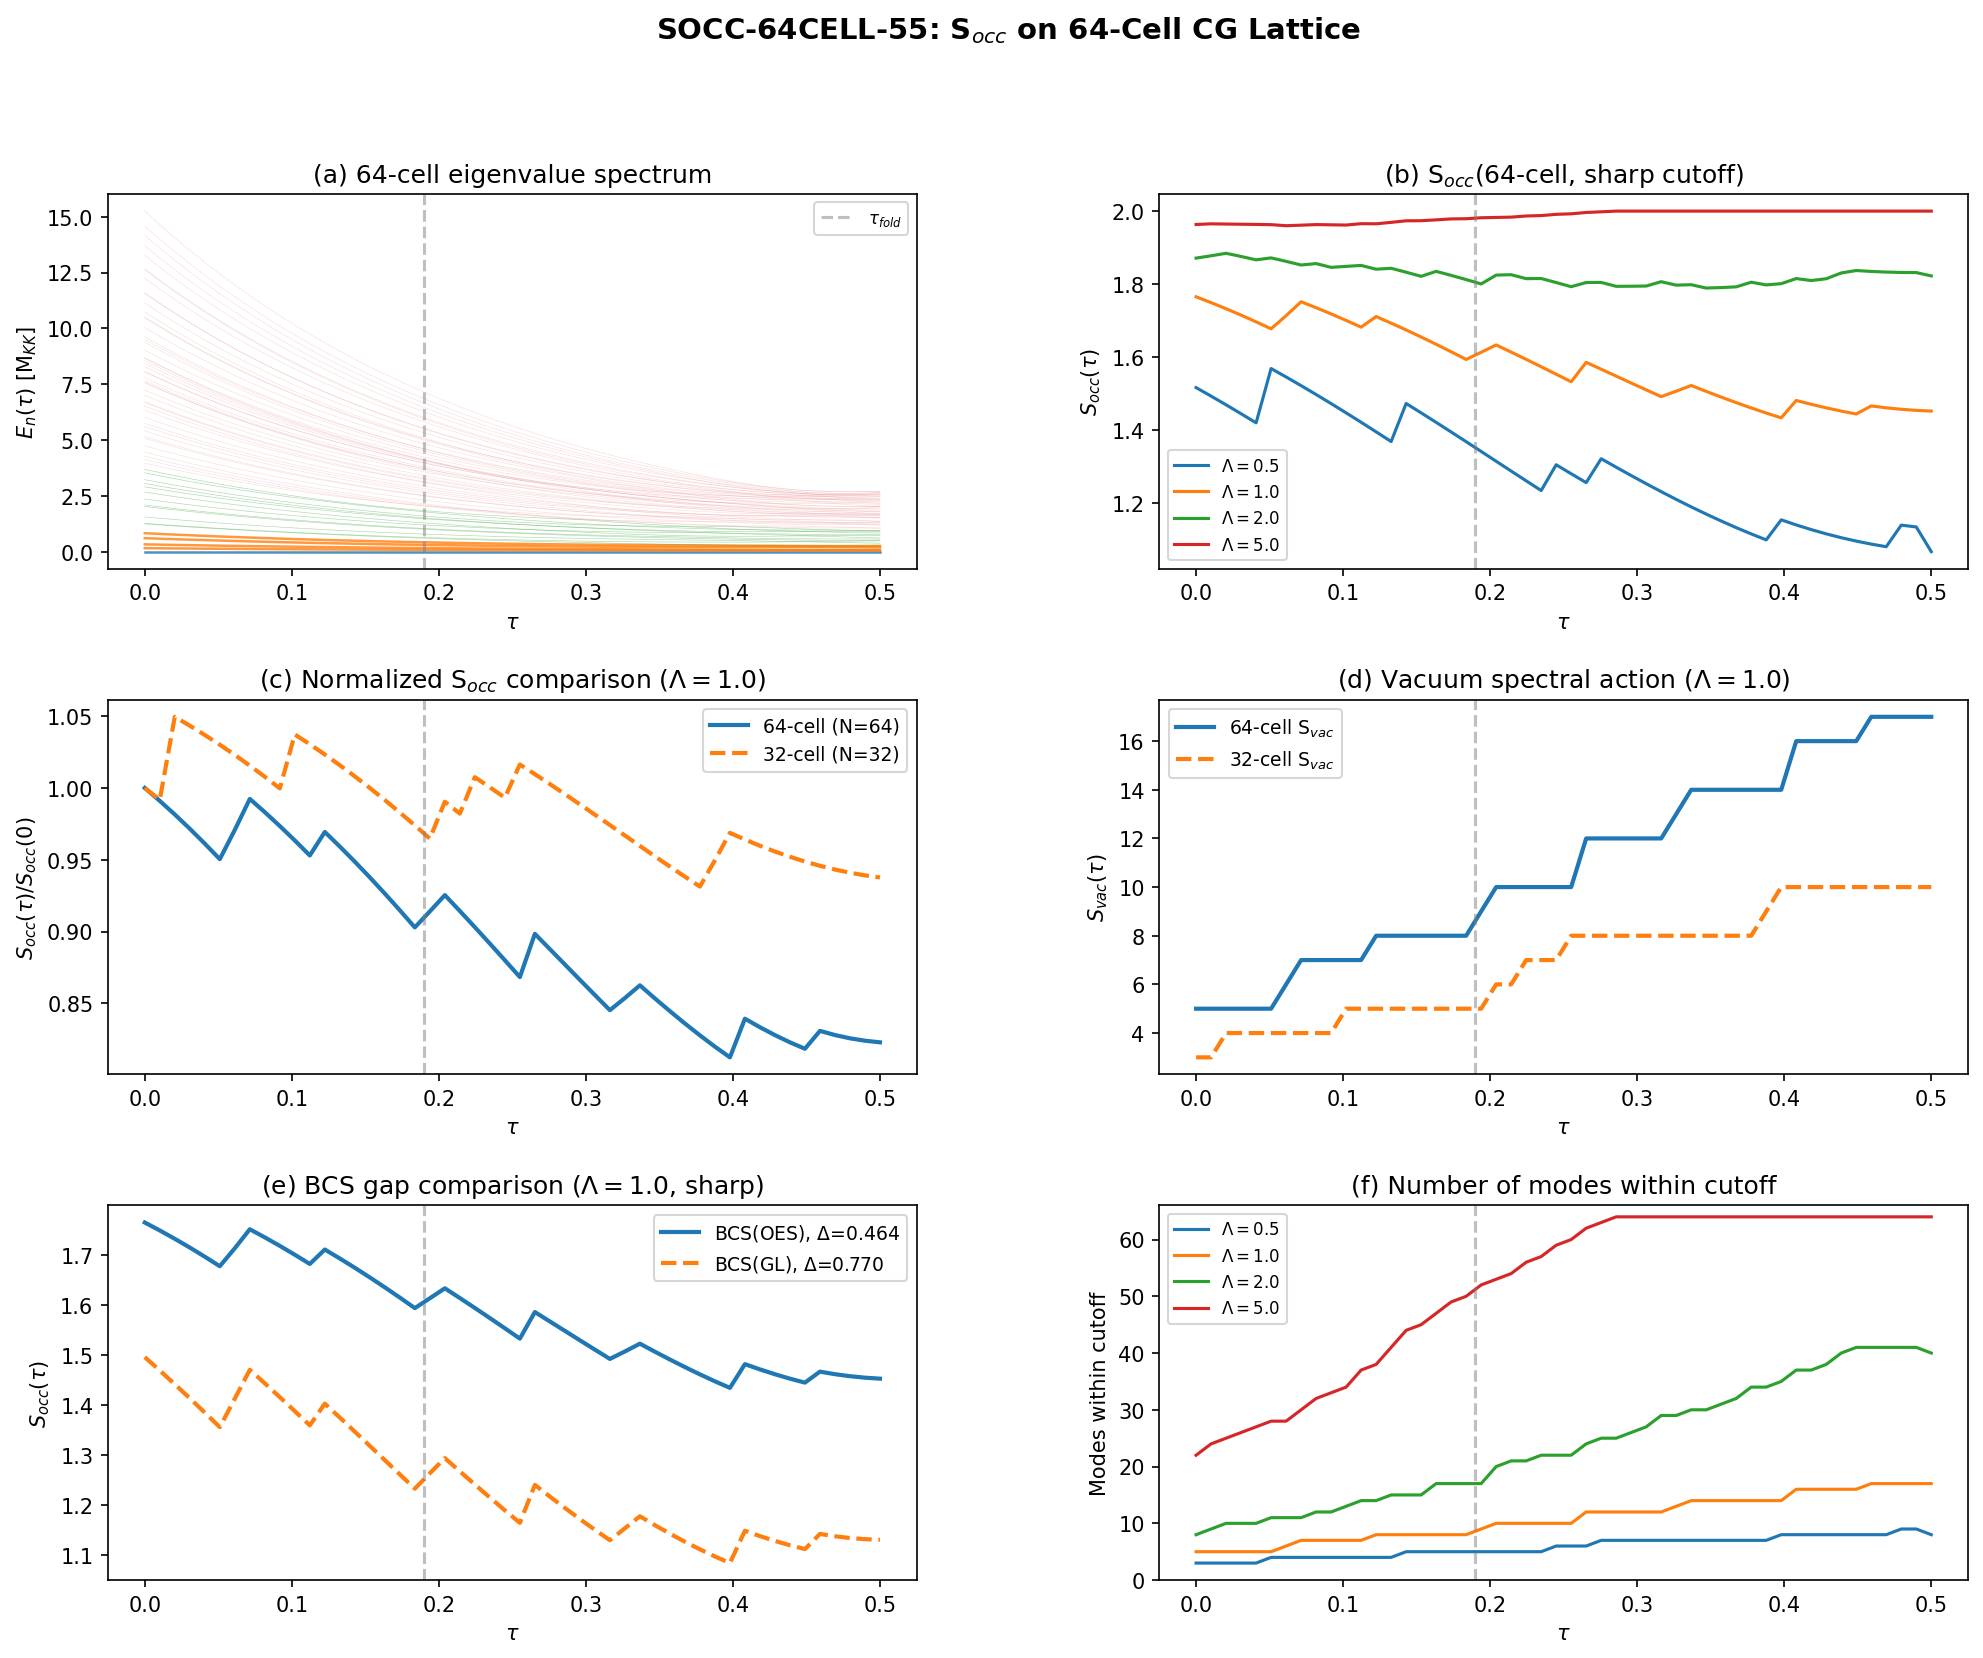

Generate this figure with Python:
#!/usr/bin/env python3
"""
S55 SOCC-64CELL-55: S_occ on 64-Cell CG Lattice
=================================================

Physics:
  Extends the S54 32-cell tight-binding Hamiltonian to 64 cells to test
  lattice-size scaling of the occupation-weighted spectral action S_occ(tau).

  On the 32-cell lattice (SA-LATT-OCC-54), S_occ had a minimum at tau~0.194
  with a 5.35% barrier (sharp cutoff Lambda=1.0). However, W0-1 (zeta monotone),
  W0-4 (ZPF unstable), and W0-5 (minimum tracks Lambda) all identified this
  as a cutoff artifact. This computation tests whether doubling the lattice
  size changes the conclusion.

  The 64 cells are the first 64 SU(3) irreducible representations (p,q)
  ordered by Casimir eigenvalue C_2(p,q) = (p^2 + q^2 + pq + 3p + 3q)/3.

  Adjacency follows from Clebsch-Gordan decomposition (same as S54):
    - (p,q) bonded to (p',q') if (p',q') in (p,q) x (1,0) or (p,q) x (0,1)
    - Bonds classified: C^2 coset, su(2) stabilizer, u(1) hypercharge

  S_occ(tau) = sum_k n_k(tau) * Theta(1 - E_k^2/Lambda^2)
  with BCS occupation numbers n_k = v_k^2 and sharp cutoff Lambda=1.0.

Gate: SOCC-64CELL-55
  PASS: minimum persists with barrier >= 3%
  FAIL: barrier < 1% or vanishes

Author: Quantum-Acoustics-Theorist (Session 55, Wave 2-2)
"""

import sys
import os
sys.path.insert(0, os.path.dirname(os.path.abspath(__file__)))

import numpy as np
from numpy import pi, sqrt, exp
from scipy.linalg import eigh
from scipy.optimize import brentq
from scipy.sparse.csgraph import connected_components, shortest_path
import matplotlib
matplotlib.use('Agg')
import matplotlib.pyplot as plt
from matplotlib.gridspec import GridSpec

from canonical_constants import (
    J_C2, J_su2, J_u1, tau_fold,
    Delta_0_OES, Delta_0_GL,
)

SCRIPT_DIR = os.path.dirname(os.path.abspath(__file__))
OUT_NPZ = os.path.join(SCRIPT_DIR, "s55_socc_64cell.npz")
OUT_PNG = os.path.join(SCRIPT_DIR, "s55_socc_64cell.png")
OUT_TXT = os.path.join(SCRIPT_DIR, "s55_socc_64cell_output.txt")

# ============================================================
# Output tee (console + file)
# ============================================================
class Tee:
    def __init__(self, filename):
        self.file = open(filename, 'w')
        self.stdout = sys.stdout
    def write(self, data):
        self.file.write(data)
        self.stdout.write(data)
    def flush(self):
        self.file.flush()
        self.stdout.flush()

sys.stdout = Tee(OUT_TXT)

print("=" * 72)
print("S55 SOCC-64CELL-55: S_occ on 64-Cell CG Lattice")
print("=" * 72)

# ============================================================
# Section 1: Construct the 64-cell representation graph
# ============================================================
print("\n--- Section 1: 64-cell representation graph ---")

def casimir_su3(p, q):
    """SU(3) quadratic Casimir: C_2(p,q) = (p^2+q^2+pq+3p+3q)/3."""
    return (p**2 + q**2 + p*q + 3*p + 3*q) / 3.0

def dim_su3(p, q):
    """Dimension of SU(3) irrep (p,q)."""
    return (p + 1) * (q + 1) * (p + q + 2) // 2

# Enumerate all representations up to a generous cutoff, sort by Casimir
all_reps = []
for p in range(30):
    for q in range(30):
        all_reps.append((casimir_su3(p, q), p, q))
all_reps.sort()

# Take first 64 by Casimir ordering
N_CELLS = 64  # (local)

cell_labels = np.array([(p, q) for (_, p, q) in all_reps[:N_CELLS]])
cell_casimirs = np.array([casimir_su3(p, q) for (p, q) in cell_labels])
cell_dims = np.array([dim_su3(p, q) for (p, q) in cell_labels])
rep_set = set(map(tuple, cell_labels))
rep_to_idx = {tuple(cell_labels[i]): i for i in range(N_CELLS)}

print(f"  Number of cells: {N_CELLS}")
print(f"  Casimir range: [{cell_casimirs[0]:.3f}, {cell_casimirs[-1]:.3f}]")
print(f"  Dimension range: [{cell_dims.min()}, {cell_dims.max()}]")
print(f"  Total Hilbert space dimension (sum of dims): {cell_dims.sum()}")

# Print all representations
print(f"\n  Representations (Casimir order):")
for i, (p, q) in enumerate(cell_labels):
    print(f"    {i:2d}: ({p},{q})  C2={casimir_su3(p,q):.3f}  dim={dim_su3(p,q)}")

# ============================================================
# Section 2: Build adjacency matrices by bond type
# ============================================================
print("\n--- Section 2: Adjacency from Clebsch-Gordan rules ---")

# Bond types and their Dynkin label steps (same as S54):
COSET_STEPS = [(1, 0), (-1, 0), (0, 1), (0, -1)]     # C^2 coset
SU2_STEPS   = [(-1, 1), (1, -1)]                       # su(2) stabilizer
U1_STEPS    = [(1, 1), (-1, -1)]                        # u(1) hypercharge

adj_C2  = np.zeros((N_CELLS, N_CELLS), dtype=int)
adj_su2 = np.zeros((N_CELLS, N_CELLS), dtype=int)
adj_u1  = np.zeros((N_CELLS, N_CELLS), dtype=int)

for i, (p1, q1) in enumerate(cell_labels):
    for (dp, dq) in COSET_STEPS:
        p2, q2 = int(p1) + dp, int(q1) + dq
        if p2 >= 0 and q2 >= 0 and (p2, q2) in rep_set:
            adj_C2[i, rep_to_idx[(p2, q2)]] = 1
    for (dp, dq) in SU2_STEPS:
        p2, q2 = int(p1) + dp, int(q1) + dq
        if p2 >= 0 and q2 >= 0 and (p2, q2) in rep_set:
            adj_su2[i, rep_to_idx[(p2, q2)]] = 1
    for (dp, dq) in U1_STEPS:
        p2, q2 = int(p1) + dp, int(q1) + dq
        if p2 >= 0 and q2 >= 0 and (p2, q2) in rep_set:
            adj_u1[i, rep_to_idx[(p2, q2)]] = 1

# Full adjacency
adj_full = adj_C2 | adj_su2 | adj_u1

# Bond counts
n_bonds_C2 = np.sum(adj_C2) // 2
n_bonds_su2 = np.sum(adj_su2) // 2
n_bonds_u1 = np.sum(adj_u1) // 2
n_bonds_total = np.sum(adj_full) // 2

bonds_per_cell = np.sum(adj_full, axis=1)
bonds_C2_per = np.sum(adj_C2, axis=1)
bonds_su2_per = np.sum(adj_su2, axis=1)
bonds_u1_per = np.sum(adj_u1, axis=1)

print(f"  Bond counts (undirected):")
print(f"    C^2 coset:       {n_bonds_C2}")
print(f"    su(2) stabilizer: {n_bonds_su2}")
print(f"    u(1) hypercharge: {n_bonds_u1}")
print(f"    Total:           {n_bonds_total}")
print(f"  Bonds per cell: min={bonds_per_cell.min()}, max={bonds_per_cell.max()}, "
      f"mean={bonds_per_cell.mean():.2f}")

# Verify symmetry, no self-loops, no overlap
assert np.allclose(adj_C2, adj_C2.T), "C2 adjacency not symmetric"
assert np.allclose(adj_su2, adj_su2.T), "su2 adjacency not symmetric"
assert np.allclose(adj_u1, adj_u1.T), "u1 adjacency not symmetric"
assert np.trace(adj_full) == 0, "Self-loops detected"
assert not np.any(adj_C2 & adj_su2), "C2/su2 overlap"
assert not np.any(adj_C2 & adj_u1), "C2/u1 overlap"
assert not np.any(adj_su2 & adj_u1), "su2/u1 overlap"
print(f"  Symmetry: PASS | Self-loops: NONE | Overlap: NONE")

# Connectivity check
n_comp, comp_labels = connected_components(adj_full)
print(f"  Connected components: {n_comp}")
assert n_comp == 1, f"Graph is disconnected ({n_comp} components)!"

# Graph diameter
dists = shortest_path(adj_full, method='D', unweighted=True)
diameter = int(np.max(dists[dists < np.inf]))
print(f"  Graph diameter: {diameter}")

# ============================================================
# Section 3: Compare to 32-cell graph
# ============================================================
print("\n--- Section 3: Comparison to 32-cell graph ---")

# Load 32-cell data for comparison
data_32 = np.load(os.path.join(SCRIPT_DIR, 's54_tb_hamiltonian.npz'), allow_pickle=True)
N_cells_32 = int(data_32['N_cells'])
n_bonds_32 = int(data_32['n_bonds_total'])
diameter_32 = int(data_32['diameter'])
cell_labels_32 = data_32['cell_labels']

print(f"  32-cell: {N_cells_32} cells, {n_bonds_32} bonds, diameter {diameter_32}")
print(f"  64-cell: {N_CELLS} cells, {n_bonds_total} bonds, diameter {diameter}")
print(f"  Scaling: cells 2.0x, bonds {n_bonds_total/n_bonds_32:.2f}x, "
      f"diameter {diameter/diameter_32:.2f}x")

# Verify first 32 cells match
match_32 = True
for i in range(min(N_cells_32, N_CELLS)):
    if i < N_cells_32:
        p32, q32 = cell_labels_32[i]
        p64, q64 = cell_labels[i]
        if p32 != p64 or q32 != q64:
            match_32 = False
            print(f"  MISMATCH at cell {i}: 32-cell ({p32},{q32}) vs 64-cell ({p64},{q64})")
            break

if match_32:
    print(f"  First 32 cells: MATCH (32-cell subset preserved)")

# ============================================================
# Section 4: Jensen metric tau-dependent Josephson couplings
# ============================================================
print("\n--- Section 4: tau-dependent Josephson couplings ---")

# Identical to S54 -- Jensen metric scaling:
#   J_C2(tau)  = J_C2(fold)  * exp(4*(tau_fold - tau))
#   J_su2(tau) = J_su2(fold) * exp(-6*(tau_fold - tau))
#   J_u1(tau)  = J_u1(fold)  * exp(2*(tau_fold - tau))

def J_C2_of_tau(tau):
    return J_C2 * exp(4.0 * (tau_fold - tau))

def J_su2_of_tau(tau):
    return J_su2 * exp(-6.0 * (tau_fold - tau))

def J_u1_of_tau(tau):
    return J_u1 * exp(2.0 * (tau_fold - tau))

print(f"  At fold (tau={tau_fold}): J_C2={J_C2:.3f}, J_su2={J_su2:.3f}, J_u1={J_u1:.3f}")

# ============================================================
# Section 5: Build H_TB(tau) and diagonalize
# ============================================================
print("\n--- Section 5: Hamiltonian construction and diagonalization ---")

tau_values = np.linspace(0.00, 0.50, 50)
N_tau = len(tau_values)
print(f"  Tau grid: {N_tau} values in [{tau_values[0]:.2f}, {tau_values[-1]:.2f}]")

# Storage
eigenvalues = np.zeros((N_tau, N_CELLS))
eigenvectors = np.zeros((N_tau, N_CELLS, N_CELLS))
bandwidths = np.zeros(N_tau)
J_C2_arr = np.zeros(N_tau)
J_su2_arr = np.zeros(N_tau)
J_u1_arr = np.zeros(N_tau)

def build_H_TB(tau):
    """Build 64x64 tight-binding Hamiltonian at given tau.
    H_TB is the weighted graph Laplacian:
      H_TB(i,j) = -J(i,j) for bonded i,j
      H_TB(i,i) = sum_j J(i,j)
    """
    jc2 = J_C2_of_tau(tau)
    jsu2 = J_su2_of_tau(tau)
    ju1 = J_u1_of_tau(tau)

    # Off-diagonal: weighted adjacency
    H = -(jc2 * adj_C2 + jsu2 * adj_su2 + ju1 * adj_u1).astype(float)

    # Diagonal: sum of outgoing bond strengths
    for i in range(N_CELLS):
        H[i, i] = (jc2 * bonds_C2_per[i]
                    + jsu2 * bonds_su2_per[i]
                    + ju1 * bonds_u1_per[i])

    return H, jc2, jsu2, ju1

# Diagonalize at each tau
for t_idx, tau in enumerate(tau_values):
    H, jc2, jsu2, ju1 = build_H_TB(tau)

    J_C2_arr[t_idx] = jc2
    J_su2_arr[t_idx] = jsu2
    J_u1_arr[t_idx] = ju1

    # Hermitian eigenvalue decomposition
    evals, evecs = eigh(H)
    eigenvalues[t_idx] = evals
    eigenvectors[t_idx] = evecs
    bandwidths[t_idx] = evals[-1] - evals[0]

print(f"  Diagonalization complete: {N_tau} tau values")

# Cross-checks
t_fold_idx = np.argmin(np.abs(tau_values - tau_fold))
zero_evals = eigenvalues[:, 0]
print(f"  Lowest eigenvalue (should be ~0):")
print(f"    min={zero_evals.min():.2e}, max={zero_evals.max():.2e}")
evals_fold = eigenvalues[t_fold_idx]
print(f"  Bandwidth at fold: {bandwidths[t_fold_idx]:.4f} M_KK")
print(f"  Fiedler eigenvalue at fold: {evals_fold[1]:.6f} M_KK")
print(f"  Eigenvalue range at fold: [{evals_fold[0]:.6f}, {evals_fold[-1]:.6f}]")

# Degeneracy pattern at fold
degeneracy_tol = 1e-8
unique_evals_fold = []
degeneracies_fold = []
i = 0
while i < N_CELLS:
    e = evals_fold[i]
    deg = 1  # (local)
    while i + deg < N_CELLS and abs(evals_fold[i + deg] - e) < degeneracy_tol:
        deg += 1
    unique_evals_fold.append(e)
    degeneracies_fold.append(deg)
    i += deg
n_distinct_fold = len(unique_evals_fold)
print(f"  Distinct eigenvalues at fold: {n_distinct_fold}")

# Z_2 conjugation check
conj_perm = np.zeros((N_CELLS, N_CELLS), dtype=int)
for i, (p, q) in enumerate(cell_labels):
    if (int(q), int(p)) in rep_to_idx:
        j = rep_to_idx[(int(q), int(p))]
        conj_perm[i, j] = 1
    else:
        conj_perm[i, i] = 1

H_fold, _, _, _ = build_H_TB(tau_fold)
comm_err = np.max(np.abs(conj_perm @ H_fold - H_fold @ conj_perm))
print(f"  [C, H] at fold: {comm_err:.2e}")

n_selfconj = sum(1 for (p, q) in cell_labels if p == q)
n_pairs = (N_CELLS - n_selfconj) // 2
print(f"  Self-conjugate reps: {n_selfconj}, conjugate pairs: {n_pairs}")

# ============================================================
# Section 6: BCS occupation numbers
# ============================================================
print("\n--- Section 6: BCS occupation numbers ---")

def bcs_occupation(energies, delta, n_target=2.0):
    """BCS occupation n_k = v_k^2 with mu set by particle number constraint."""
    N = len(energies)
    e_min, e_max = energies.min(), energies.max()

    def occupation_sum(mu):
        eps = energies - mu
        Ek = np.sqrt(eps**2 + delta**2)
        vk2 = 0.5 * (1.0 - eps / Ek)
        return np.sum(vk2) - n_target

    mu_lo = e_min - 10.0 * abs(delta) - 10.0 * (e_max - e_min)
    mu_hi = e_max + 10.0 * abs(delta) + 10.0 * (e_max - e_min)

    try:
        mu = brentq(occupation_sum, mu_lo, mu_hi, xtol=1e-14, maxiter=200)
    except ValueError:
        mu_lo = e_min - 100.0
        mu_hi = e_max + 100.0
        mu = brentq(occupation_sum, mu_lo, mu_hi, xtol=1e-14, maxiter=200)

    eps = energies - mu
    Ek = np.sqrt(eps**2 + delta**2)
    n_k = 0.5 * (1.0 - eps / Ek)
    return n_k, mu

# Compute BCS occupations at each tau using Delta_OES (primary) and Delta_GL (cross-check)
Delta_primary = Delta_0_OES
Delta_secondary = Delta_0_GL

occ_bcs_oes = np.zeros((N_tau, N_CELLS))
occ_bcs_gl = np.zeros((N_tau, N_CELLS))
mu_bcs_oes_arr = np.zeros(N_tau)
mu_bcs_gl_arr = np.zeros(N_tau)

for t_idx in range(N_tau):
    eps = eigenvalues[t_idx]
    occ_bcs_oes[t_idx], mu_bcs_oes_arr[t_idx] = bcs_occupation(eps, Delta_primary, n_target=2.0)
    occ_bcs_gl[t_idx], mu_bcs_gl_arr[t_idx] = bcs_occupation(eps, Delta_secondary, n_target=2.0)

print(f"  Delta_OES = {Delta_primary:.4f} M_KK, Delta_GL = {Delta_secondary:.4f} M_KK")
print(f"  BCS(OES) occupation sum check: {occ_bcs_oes[t_fold_idx].sum():.6f} (target: 2.0)")
print(f"  mu_BCS(OES) at fold: {mu_bcs_oes_arr[t_fold_idx]:.6f}")

# ============================================================
# Section 7: Compute S_occ and S_vac with sharp cutoff
# ============================================================
print("\n--- Section 7: S_occ and S_vac computation ---")

# Primary cutoff: sharp Theta(1 - E^2/Lambda^2) with Lambda = 1.0
# Also scan Lambda = [0.5, 1.0, 2.0, 5.0] for cutoff sensitivity
Lambda_values = np.array([0.5, 1.0, 2.0, 5.0])
n_lambdas = len(Lambda_values)

def f_sharp(x):
    """Sharp cutoff: f(x) = Theta(1 - x)"""
    return np.where(x <= 1.0, 1.0, 0.0)

# Also compute with exponential cutoff for comparison
def f_exp(x):
    return np.exp(-x)

# Storage: [Lambda_idx, tau_idx]
S_occ_sharp = np.zeros((n_lambdas, N_tau))
S_vac_sharp = np.zeros((n_lambdas, N_tau))
S_occ_gl_sharp = np.zeros((n_lambdas, N_tau))
S_occ_exp = np.zeros((n_lambdas, N_tau))
S_vac_exp = np.zeros((n_lambdas, N_tau))

for il, Lam in enumerate(Lambda_values):
    for it in range(N_tau):
        eps = eigenvalues[it]
        x = eps**2 / Lam**2

        fvals_sharp = f_sharp(x)
        fvals_exp = f_exp(x)

        S_vac_sharp[il, it] = np.sum(fvals_sharp)
        S_occ_sharp[il, it] = np.sum(occ_bcs_oes[it] * fvals_sharp)
        S_occ_gl_sharp[il, it] = np.sum(occ_bcs_gl[it] * fvals_sharp)

        S_vac_exp[il, it] = np.sum(fvals_exp)
        S_occ_exp[il, it] = np.sum(occ_bcs_oes[it] * fvals_exp)

# Primary result: sharp cutoff, Lambda=1.0
il_primary = 1  # Lambda=1.0
S_occ_primary = S_occ_sharp[il_primary]
S_vac_primary = S_vac_sharp[il_primary]

print(f"  Cutoff: sharp, Lambda = {Lambda_values[il_primary]:.1f} M_KK")
print(f"  S_occ at tau=0:    {S_occ_primary[0]:.6f}")
print(f"  S_occ at fold:     {S_occ_primary[t_fold_idx]:.6f}")
print(f"  S_occ at tau=0.50: {S_occ_primary[-1]:.6f}")
print(f"  S_vac at tau=0:    {S_vac_primary[0]:.6f}")
print(f"  S_vac at fold:     {S_vac_primary[t_fold_idx]:.6f}")
print(f"  S_vac at tau=0.50: {S_vac_primary[-1]:.6f}")

# Count modes within cutoff at fold
n_within_fold = np.sum(eigenvalues[t_fold_idx]**2 <= Lambda_values[il_primary]**2)
print(f"  Modes within cutoff at fold: {n_within_fold}/{N_CELLS}")

# ============================================================
# Section 8: Search for S_occ minima
# ============================================================
print("\n--- Section 8: Minima search ---")

tau_lo_idx = np.argmin(np.abs(tau_values - 0.10))
tau_hi_idx = np.argmin(np.abs(tau_values - 0.30))

def find_minima_in_range(S_arr, tau_arr, idx_lo, idx_hi):
    """Find local minima of S_arr in index range [idx_lo, idx_hi]."""
    minima = []
    for j in range(idx_lo + 1, idx_hi):
        if S_arr[j] < S_arr[j-1] and S_arr[j] < S_arr[j+1]:
            S_min = S_arr[j]
            tau_min = tau_arr[j]
            # Barrier: smaller of (left max - min, right max - min)
            S_left_max = S_arr[idx_lo:j].max()
            S_right_max = S_arr[j+1:idx_hi+1].max()
            barrier_abs = min(S_left_max - S_min, S_right_max - S_min)
            barrier_rel = barrier_abs / abs(S_min) if abs(S_min) > 1e-15 else barrier_abs
            minima.append((tau_min, S_min, barrier_rel, barrier_abs))
    return minima

def find_minima_derivative(S_arr, tau_arr, idx_lo, idx_hi):
    """Find minima using centered finite differences."""
    dtau = tau_arr[1] - tau_arr[0]
    dS = np.gradient(S_arr, dtau)
    d2S = np.gradient(dS, dtau)

    minima = []
    for j in range(idx_lo + 1, idx_hi):
        if dS[j-1] < 0 and dS[j+1] > 0 and d2S[j] > 0:
            tau_min = tau_arr[j]
            S_min = S_arr[j]
            S_left = S_arr[idx_lo:j].max() if j > idx_lo else S_arr[idx_lo]
            S_right = S_arr[j+1:idx_hi+1].max() if j < idx_hi else S_arr[idx_hi]
            barrier = min(S_left - S_min, S_right - S_min)
            barrier_rel = barrier / abs(S_min) if abs(S_min) > 1e-15 else barrier
            minima.append((tau_min, S_min, barrier_rel, barrier))
    return minima

print(f"  Search range: tau in [{tau_values[tau_lo_idx]:.3f}, {tau_values[tau_hi_idx]:.3f}]")
print()

# Table header
print(f"  {'Lambda':>6s}  {'Cutoff':>8s}  {'Occ':>10s}  {'Min tau':>8s}  {'S_min':>10s}  "
      f"{'Barrier%':>10s}  {'Barrier_abs':>12s}  {'Verdict':>8s}")
print(f"  {'-'*6}  {'-'*8}  {'-'*10}  {'-'*8}  {'-'*10}  {'-'*10}  {'-'*12}  {'-'*8}")

# Track the primary result
primary_min_tau = None
primary_barrier_rel = None
primary_barrier_abs = None
primary_S_min = None

for il, Lam in enumerate(Lambda_values):
    for occ_label, S_arr in [('BCS(OES)', S_occ_sharp[il]),
                              ('BCS(GL)', S_occ_gl_sharp[il]),
                              ('Vacuum', S_vac_sharp[il])]:
        mins_direct = find_minima_in_range(S_arr, tau_values, tau_lo_idx, tau_hi_idx)
        mins_deriv = find_minima_derivative(S_arr, tau_values, tau_lo_idx, tau_hi_idx)
        # Use derivative method as primary, direct as cross-check
        mins = mins_deriv if mins_deriv else mins_direct

        if mins:
            best = max(mins, key=lambda x: x[2])
            tau_min, S_min, barrier_rel, barrier_abs = best
            verdict = "MIN"

            if Lam == 1.0 and occ_label == 'BCS(OES)':
                primary_min_tau = tau_min
                primary_barrier_rel = barrier_rel
                primary_barrier_abs = barrier_abs
                primary_S_min = S_min
                verdict = "PRIMARY"

            print(f"  {Lam:6.1f}  {'sharp':>8s}  {occ_label:>10s}  {tau_min:8.3f}  "
                  f"{S_min:10.4f}  {barrier_rel*100:10.4f}  {barrier_abs:12.6f}  {verdict:>8s}")
        else:
            verdict = "MONO"
            if Lam == 1.0 and occ_label == 'BCS(OES)':
                verdict = "PRIMARY"
            print(f"  {Lam:6.1f}  {'sharp':>8s}  {occ_label:>10s}  {'---':>8s}  "
                  f"{'---':>10s}  {'monotone':>10s}  {'---':>12s}  {verdict:>8s}")

# Also check exponential cutoff
print()
for il, Lam in enumerate(Lambda_values):
    S_arr = S_occ_exp[il]
    mins = find_minima_derivative(S_arr, tau_values, tau_lo_idx, tau_hi_idx)
    if mins:
        best = max(mins, key=lambda x: x[2])
        print(f"  {Lam:6.1f}  {'exp':>8s}  {'BCS(OES)':>10s}  {best[0]:8.3f}  "
              f"{best[1]:10.4f}  {best[2]*100:10.4f}  {best[3]:12.6f}  {'MIN':>8s}")
    else:
        print(f"  {Lam:6.1f}  {'exp':>8s}  {'BCS(OES)':>10s}  {'---':>8s}  "
              f"{'---':>10s}  {'monotone':>10s}  {'---':>12s}  {'MONO':>8s}")

# ============================================================
# Section 9: Compare S_occ(64) to S_occ(32) side by side
# ============================================================
print("\n--- Section 9: 64-cell vs 32-cell comparison ---")

# Load 32-cell S_occ data
try:
    data_32_socc = np.load(os.path.join(SCRIPT_DIR, 's54_sa_latt_occ.npz'), allow_pickle=True)
    has_32 = True
except FileNotFoundError:
    has_32 = False
    print("  WARNING: 32-cell S_occ data not found (s54_sa_latt_occ.npz)")

if has_32:
    # The 32-cell data stores S_occ with indices [cutoff, Lambda, tau]
    # Sharp cutoff = index 1, Lambda=1.0 = index 0
    # Let me check what's in the file
    print(f"  32-cell npz keys: {list(data_32_socc.keys())}")

    tau_32 = data_32_socc['tau_values']
    evals_32 = data_32['eigenvalues']  # From the TB hamiltonian file

    # Reconstruct S_occ(32) with sharp cutoff Lambda=1.0 to ensure apples-to-apples
    n_bcs_32, mu_32 = np.zeros((len(tau_32), N_cells_32)), np.zeros(len(tau_32))
    for t_idx in range(len(tau_32)):
        n_bcs_32[t_idx], mu_32[t_idx] = bcs_occupation(evals_32[t_idx], Delta_primary, n_target=2.0)

    S_occ_32_recomp = np.zeros(len(tau_32))
    S_vac_32_recomp = np.zeros(len(tau_32))
    Lam_compare = 1.0  # (local)
    for it in range(len(tau_32)):
        x32 = evals_32[it]**2 / Lam_compare**2
        fvals = f_sharp(x32)
        S_vac_32_recomp[it] = np.sum(fvals)
        S_occ_32_recomp[it] = np.sum(n_bcs_32[it] * fvals)

    # Find minimum for 32-cell (recomputed)
    mins_32 = find_minima_derivative(S_occ_32_recomp, tau_32,
                                      np.argmin(np.abs(tau_32 - 0.10)),
                                      np.argmin(np.abs(tau_32 - 0.30)))

    if mins_32:
        best_32 = max(mins_32, key=lambda x: x[2])
        print(f"  32-cell S_occ minimum: tau={best_32[0]:.3f}, "
              f"barrier={best_32[2]*100:.4f}%, S_min={best_32[1]:.4f}")
    else:
        print(f"  32-cell S_occ: monotone (no minimum)")

    # 64-cell result
    if primary_min_tau is not None:
        print(f"  64-cell S_occ minimum: tau={primary_min_tau:.3f}, "
              f"barrier={primary_barrier_rel*100:.4f}%, S_min={primary_S_min:.4f}")
    else:
        print(f"  64-cell S_occ: monotone (no minimum)")

    # Normalized comparison
    print(f"\n  Per-cell S_occ at fold:")
    print(f"    32-cell: S_occ/N = {S_occ_32_recomp[np.argmin(np.abs(tau_32-tau_fold))]/N_cells_32:.6f}")
    print(f"    64-cell: S_occ/N = {S_occ_primary[t_fold_idx]/N_CELLS:.6f}")

    print(f"\n  S_vac at fold:")
    print(f"    32-cell: {S_vac_32_recomp[np.argmin(np.abs(tau_32-tau_fold))]:.4f} ({N_cells_32} cells)")
    print(f"    64-cell: {S_vac_primary[t_fold_idx]:.4f} ({N_CELLS} cells)")

# ============================================================
# Section 10: Cutoff sensitivity analysis
# ============================================================
print("\n--- Section 10: Cutoff sensitivity ---")

# For the sharp cutoff, the minimum should track Lambda if it's an artifact
# The S54 W0-5 finding was that the minimum tracks Lambda
print(f"  Minimum location vs Lambda (sharp cutoff, BCS(OES)):")
for il, Lam in enumerate(Lambda_values):
    mins = find_minima_derivative(S_occ_sharp[il], tau_values, tau_lo_idx, tau_hi_idx)
    if mins:
        best = max(mins, key=lambda x: x[2])
        n_within = np.sum(eigenvalues[t_fold_idx]**2 <= Lam**2)
        print(f"    Lambda={Lam:.1f}: tau_min={best[0]:.3f}, barrier={best[2]*100:.4f}%, "
              f"modes_in_cutoff={n_within}/{N_CELLS}")
    else:
        n_within = np.sum(eigenvalues[t_fold_idx]**2 <= Lam**2)
        print(f"    Lambda={Lam:.1f}: MONOTONE, modes_in_cutoff={n_within}/{N_CELLS}")

# ============================================================
# Section 11: Monotonicity analysis
# ============================================================
print("\n--- Section 11: Monotonicity analysis ---")

# Check if S_occ is monotone
S_diff = np.diff(S_occ_primary)
n_increasing = np.sum(S_diff > 0)
n_decreasing = np.sum(S_diff < 0)
print(f"  S_occ(Lambda=1.0): {n_increasing} increasing, {n_decreasing} decreasing "
      f"out of {len(S_diff)} intervals")

# Check where S_occ increases/decreases
if n_decreasing > 0 and n_increasing > 0:
    # Find the turning point
    turning_points = []
    for j in range(1, len(S_diff)):
        if S_diff[j-1] * S_diff[j] < 0:
            turning_points.append(tau_values[j])
    print(f"  Turning points: {turning_points}")

# Relative change from tau=0 to fold
S_change = (S_occ_primary[t_fold_idx] - S_occ_primary[0]) / abs(S_occ_primary[0]) * 100
print(f"  S_occ change from tau=0 to fold: {S_change:+.2f}%")

# ============================================================
# Section 12: Save data
# ============================================================
print("\n--- Section 12: Save data ---")

np.savez(OUT_NPZ,
         # Primary outputs
         tau_values=tau_values,
         eigenvalues=eigenvalues,
         eigenvectors=eigenvectors,
         # Graph structure
         adjacency=adj_full.astype(np.int8),
         adj_C2=adj_C2.astype(np.int8),
         adj_su2=adj_su2.astype(np.int8),
         adj_u1=adj_u1.astype(np.int8),
         cell_labels=cell_labels,
         cell_casimirs=cell_casimirs,
         cell_dims=cell_dims,
         # Spectrum
         bandwidths=bandwidths,
         J_C2_tau=J_C2_arr,
         J_su2_tau=J_su2_arr,
         J_u1_tau=J_u1_arr,
         # S_occ results
         S_occ_sharp=S_occ_sharp,         # [n_lambdas, N_tau]
         S_vac_sharp=S_vac_sharp,
         S_occ_gl_sharp=S_occ_gl_sharp,
         S_occ_exp=S_occ_exp,
         S_vac_exp=S_vac_exp,
         Lambda_values=Lambda_values,
         occ_bcs_oes=occ_bcs_oes,         # [N_tau, N_CELLS]
         occ_bcs_gl=occ_bcs_gl,
         mu_bcs_oes=mu_bcs_oes_arr,
         mu_bcs_gl=mu_bcs_gl_arr,
         # Metadata
         N_cells=np.int64(N_CELLS),
         n_bonds_C2=np.int64(n_bonds_C2),
         n_bonds_su2=np.int64(n_bonds_su2),
         n_bonds_u1=np.int64(n_bonds_u1),
         n_bonds_total=np.int64(n_bonds_total),
         diameter=np.int64(diameter),
         Delta_primary=Delta_primary,
         Delta_secondary=Delta_secondary,
         )

print(f"  Saved: {OUT_NPZ}")

# ============================================================
# Section 13: Plot
# ============================================================
print("\n--- Section 13: Plotting ---")

fig = plt.figure(figsize=(16, 12))
gs = GridSpec(3, 2, figure=fig, hspace=0.35, wspace=0.30)

fig.suptitle("SOCC-64CELL-55: S$_{occ}$ on 64-Cell CG Lattice",
             fontsize=14, fontweight='bold')

# Panel (a): Eigenvalue spectrum vs tau (64-cell)
ax = fig.add_subplot(gs[0, 0])
for n in range(N_CELLS):
    alpha = 0.15 if n > 16 else (0.4 if n > 4 else 0.8)  # (local)
    lw = 1.2 if n <= 4 else 0.3  # (local)
    color = 'C0' if n == 0 else ('C1' if n <= 4 else ('C2' if n <= 16 else 'C3'))
    ax.plot(tau_values, eigenvalues[:, n], color=color, alpha=alpha, linewidth=lw)
ax.set_xlabel(r'$\tau$')
ax.set_ylabel(r'$E_n(\tau)$ [M$_{KK}$]')
ax.set_title(f'(a) 64-cell eigenvalue spectrum')
ax.axvline(tau_fold, color='gray', linestyle='--', alpha=0.5, label=r'$\tau_{fold}$')
ax.legend(fontsize=8)

# Panel (b): S_occ vs tau for different Lambda (sharp cutoff)
ax = fig.add_subplot(gs[0, 1])
colors_lam = ['C0', 'C1', 'C2', 'C3']
for il, Lam in enumerate(Lambda_values):
    ax.plot(tau_values, S_occ_sharp[il], color=colors_lam[il],
            linewidth=1.5, label=rf'$\Lambda = {Lam:.1f}$')
ax.set_xlabel(r'$\tau$')
ax.set_ylabel(r'$S_{occ}(\tau)$')
ax.set_title('(b) S$_{occ}$(64-cell, sharp cutoff)')
ax.axvline(tau_fold, color='gray', linestyle='--', alpha=0.5)
ax.legend(fontsize=8)

# Panel (c): S_occ(64) vs S_occ(32) comparison at Lambda=1.0
ax = fig.add_subplot(gs[1, 0])
# Normalize to compare shape
S64_norm = S_occ_primary / S_occ_primary[0] if abs(S_occ_primary[0]) > 1e-15 else S_occ_primary
ax.plot(tau_values, S64_norm, 'C0-', linewidth=2, label=f'64-cell (N={N_CELLS})')
if has_32:
    S32_norm = S_occ_32_recomp / S_occ_32_recomp[0] if abs(S_occ_32_recomp[0]) > 1e-15 else S_occ_32_recomp
    ax.plot(tau_32, S32_norm, 'C1--', linewidth=2, label=f'32-cell (N={N_cells_32})')
ax.set_xlabel(r'$\tau$')
ax.set_ylabel(r'$S_{occ}(\tau) / S_{occ}(0)$')
ax.set_title(r'(c) Normalized S$_{occ}$ comparison ($\Lambda = 1.0$)')
ax.axvline(tau_fold, color='gray', linestyle='--', alpha=0.5)
ax.legend(fontsize=9)

# Panel (d): S_vac vs tau (vacuum spectral action)
ax = fig.add_subplot(gs[1, 1])
ax.plot(tau_values, S_vac_primary, 'C0-', linewidth=2, label='64-cell S$_{vac}$')
if has_32:
    ax.plot(tau_32, S_vac_32_recomp, 'C1--', linewidth=2, label='32-cell S$_{vac}$')
ax.set_xlabel(r'$\tau$')
ax.set_ylabel(r'$S_{vac}(\tau)$')
ax.set_title(r'(d) Vacuum spectral action ($\Lambda = 1.0$)')
ax.axvline(tau_fold, color='gray', linestyle='--', alpha=0.5)
ax.legend(fontsize=9)

# Panel (e): BCS(OES) vs BCS(GL) comparison
ax = fig.add_subplot(gs[2, 0])
ax.plot(tau_values, S_occ_sharp[il_primary], 'C0-', linewidth=2,
        label=f'BCS(OES), $\\Delta$={Delta_primary:.3f}')
ax.plot(tau_values, S_occ_gl_sharp[il_primary], 'C1--', linewidth=2,
        label=f'BCS(GL), $\\Delta$={Delta_secondary:.3f}')
ax.set_xlabel(r'$\tau$')
ax.set_ylabel(r'$S_{occ}(\tau)$')
ax.set_title(r'(e) BCS gap comparison ($\Lambda = 1.0$, sharp)')
ax.axvline(tau_fold, color='gray', linestyle='--', alpha=0.5)
ax.legend(fontsize=9)

# Panel (f): Modes within cutoff vs tau
ax = fig.add_subplot(gs[2, 1])
for il, Lam in enumerate(Lambda_values):
    n_within = np.array([np.sum(eigenvalues[it]**2 <= Lam**2) for it in range(N_tau)])
    ax.plot(tau_values, n_within, color=colors_lam[il],
            linewidth=1.5, label=rf'$\Lambda = {Lam:.1f}$')
ax.set_xlabel(r'$\tau$')
ax.set_ylabel('Modes within cutoff')
ax.set_title('(f) Number of modes within cutoff')
ax.axvline(tau_fold, color='gray', linestyle='--', alpha=0.5)
ax.set_ylim(0, N_CELLS + 2)
ax.legend(fontsize=8)

plt.savefig(OUT_PNG, dpi=150, bbox_inches='tight')
print(f"  Saved: {OUT_PNG}")

# ============================================================
# Section 14: Gate verdict
# ============================================================
print("\n" + "=" * 72)
print("GATE VERDICT: SOCC-64CELL-55")
print("=" * 72)

print(f"\n  Pre-registered criterion:")
print(f"    PASS: minimum persists with barrier >= 3%")
print(f"    FAIL: barrier < 1% or vanishes")
print(f"    INFO: barrier in [1%, 3%)")

print(f"\n  Results (64-cell, sharp cutoff, Lambda=1.0, BCS(OES)):")
if primary_min_tau is not None:
    print(f"    Minimum at tau = {primary_min_tau:.3f}")
    print(f"    S_occ(min) = {primary_S_min:.6f}")
    print(f"    Barrier (relative): {primary_barrier_rel*100:.4f}%")
    print(f"    Barrier (absolute): {primary_barrier_abs:.6f}")

    if primary_barrier_rel >= 0.03:
        verdict = "PASS"
        detail = f"Minimum at tau={primary_min_tau:.3f}, barrier={primary_barrier_rel*100:.2f}% >= 3%"
    elif primary_barrier_rel >= 0.01:
        verdict = "INFO"
        detail = f"Minimum at tau={primary_min_tau:.3f}, barrier={primary_barrier_rel*100:.2f}% in [1%,3%)"
    else:
        verdict = "FAIL"
        detail = f"Minimum at tau={primary_min_tau:.3f}, barrier={primary_barrier_rel*100:.2f}% < 1%"
else:
    verdict = "FAIL"
    detail = "No minimum found in [0.10, 0.30] -- S_occ is monotone"
    print(f"    No minimum found in [0.10, 0.30]")
    print(f"    S_occ is monotone")

print(f"\n  VERDICT: {verdict}")
print(f"  Detail: {detail}")

# Summary comparison
print(f"\n  Summary comparison (sharp, Lambda=1.0):")
if has_32 and mins_32:
    print(f"    32-cell: tau_min={best_32[0]:.3f}, barrier={best_32[2]*100:.4f}%")
else:
    print(f"    32-cell: {'monotone' if has_32 else 'data not available'}")
if primary_min_tau is not None:
    print(f"    64-cell: tau_min={primary_min_tau:.3f}, barrier={primary_barrier_rel*100:.4f}%")
else:
    print(f"    64-cell: monotone")

# Cutoff sensitivity summary
print(f"\n  Cutoff sensitivity (BCS(OES), sharp):")
for il, Lam in enumerate(Lambda_values):
    mins = find_minima_derivative(S_occ_sharp[il], tau_values, tau_lo_idx, tau_hi_idx)
    if mins:
        best = max(mins, key=lambda x: x[2])
        print(f"    Lambda={Lam:.1f}: tau_min={best[0]:.3f}, barrier={best[2]*100:.4f}%")
    else:
        print(f"    Lambda={Lam:.1f}: monotone")

print(f"\n{'='*72}")
print(f"  64-cell lattice: {N_CELLS} cells, {n_bonds_total} bonds, diameter {diameter}")
print(f"  Casimir range: [{cell_casimirs[0]:.3f}, {cell_casimirs[-1]:.3f}]")
print(f"  Bandwidth at fold: {bandwidths[t_fold_idx]:.4f} M_KK")
print(f"{'='*72}")
